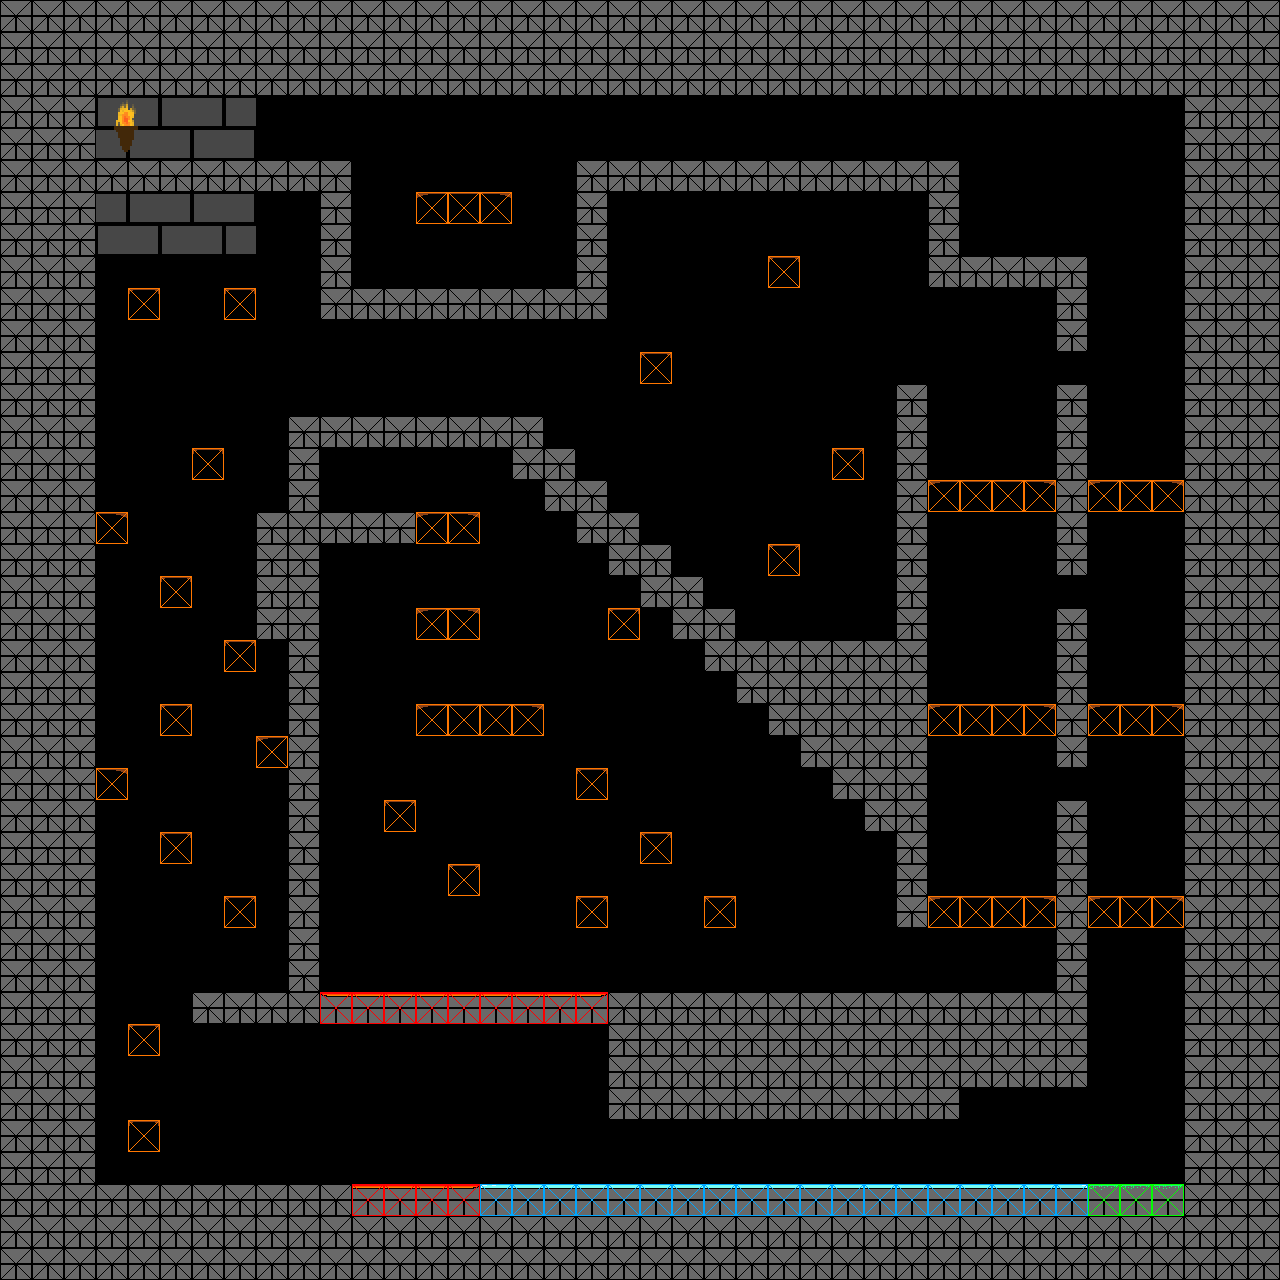

A level layout from a 2D game, rendered from its tile map. Below: a short description, then the map file with tile-grid data replaced by summaries:
An orthogonal 40x40 tile map with 32x32 px tiles, 3 tile layers (prototype, tiles, Collisions), 5 tilesets, 1 image layer and 21 objects (Door, Goal).

<map version="1.10" tiledversion="1.11.2" orientation="orthogonal" renderorder="right-down" width="40" height="40" tilewidth="32" tileheight="32" infinite="0" nextlayerid="6" nextobjectid="45">
 <editorsettings>
  <export target="../../src/PolyGone/Maps/Level4-StephenResch.json" format="json" />
 </editorsettings>
 <tileset firstgid="1" source="../TiledSets/Proto.tsx" />
 <tileset firstgid="65" source="../TiledSets/CollisionTiles.tsx" />
 <tileset firstgid="81" source="../TiledSets/TextureSheet.tsx" />
 <tileset firstgid="145" source="../TiledSets/EnemySheet.tsx" />
 <tileset firstgid="161" source="../TiledSets/PlayerSheet.tsx" />
 <imagelayer id="5" name="Background" repeatx="1" repeaty="1">
  <image source="../../src/PolyGone/Content/Textures/Backgrounds/CastleBackground.png" width="256" height="256" />
 </imagelayer>
 <layer id="1" name="prototype" width="40" height="40">
  <data>[1600 cells, 712 non-empty, 5 distinct tile ids]</data>
 </layer>
 <layer id="4" name="tiles" width="40" height="40">
  <data>[1600 cells, 712 non-empty, 17 distinct tile ids]</data>
 </layer>
 <objectgroup id="3" name="Objects">
  <object id="6" gid="145" x="1056" y="256" width="32" height="32" />
  <object id="22" gid="145" x="832" y="640" width="32" height="32" />
  <object id="24" gid="161" x="160" y="160" width="32" height="32" />
  <object id="25" name="Hub" type="Door" x="128" y="160" width="32" height="32">
   <properties>
    <property name="connects" value="Hub" />
    <property name="loadX" type="int" value="96" />
    <property name="loadY" type="int" value="608" />
   </properties>
  </object>
  <object id="26" name="Goal" type="Goal" x="352" y="512" width="32" height="32" />
  <object id="27" gid="146" x="448" y="288" width="32" height="32" />
  <object id="28" gid="146" x="1056" y="384" width="32" height="32" />
  <object id="29" gid="146" x="1056" y="608" width="32" height="32" />
  <object id="30" gid="146" x="1056" y="800" width="32" height="32" />
  <object id="31" gid="146" x="256" y="736" width="32" height="32" />
  <object id="32" gid="146" x="224" y="288" width="32" height="32" />
  <object id="33" gid="146" x="128" y="288" width="32" height="32" />
  <object id="34" gid="146" x="608" y="608" width="32" height="32" />
  <object id="35" gid="146" x="768" y="256" width="32" height="32" />
  <object id="36" gid="146" x="640" y="352" width="32" height="32" />
  <object id="37" gid="146" x="384" y="800" width="32" height="32" />
  <object id="38" gid="146" x="448" y="864" width="32" height="32" />
  <object id="39" gid="146" x="576" y="896" width="32" height="32" />
  <object id="40" gid="147" x="768" y="640" width="32" height="32" />
  <object id="43" gid="148" x="544" y="1184" width="32" height="32" />
  <object id="44" gid="149" x="736" y="992" width="32" height="32" />
 </objectgroup>
 <layer id="2" name="Collisions" width="40" height="40">
  <data>[1600 cells, 712 non-empty, 5 distinct tile ids]</data>
 </layer>
</map>
